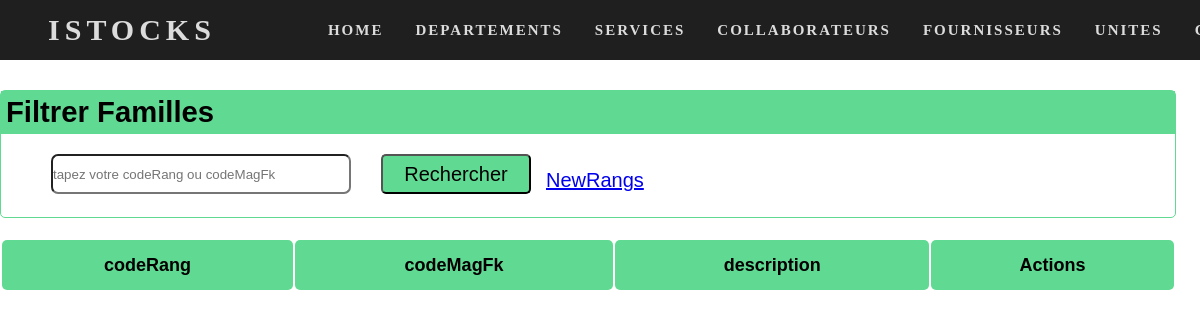
/Pages/GestionRangConsultation.php, run on an earlier commit of the app's database.
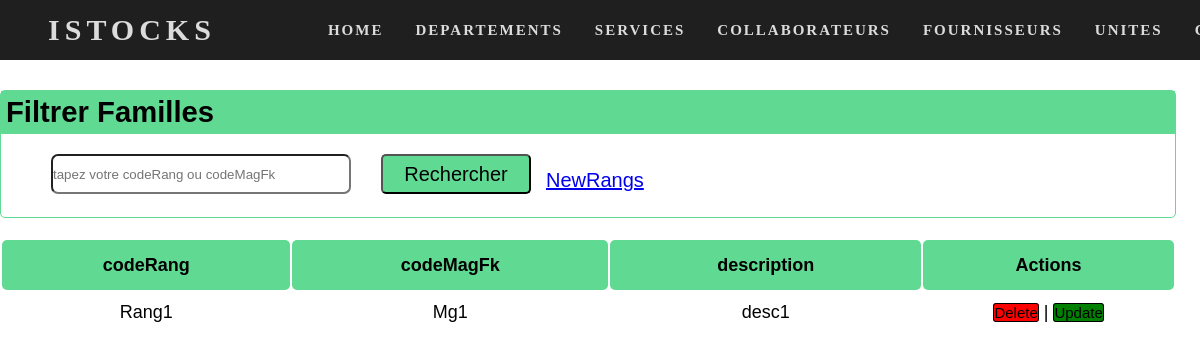
And on a later commit of the database.
### tables this page shows
create table Rangs(
    codeRang varchar(20),
    codeMagFk varchar(20) null,
    codeEntrFk varchar(20) null,
    description varchar(255),
     constraint pk primary key(codeRang,codeEntrFk)
);

### MyLibrery/connecter.php (called while the page is built, shortened)
<?php
function ExecuteReader($pdo,$req){
    return $pdo->query($req);
}
?>

### Pages/GestionRangConsultation.php (the view, shortened to what this page needs)
<?php
include("../myLibrery/head_istocks.php");
include("../myLibrery/connecter.php");
$dr_affiche=ExecuteReader($cnx,"select * from Rangs");
?>
<br><br><br><br><br>
<div class="back">
    <form action="GestionRangConsultation.php" method="get" id="frm">
         <div class="part1">
            <div class="title">
               <H3> Filtrer Familles </H3>
            </div>
            <div class="text">
              <input type="text" name="codeRang" id="txt" placeholder="tapez votre codeRang ou codeMagFk ">
             <input type="submit" name="btn" value="Rechercher" id="button" >
             <a href="GestionRangs.php" id="new">NewRangs</a>
             </div>
             </div>
             <table id="mytable" name="table">
                 <tr>
                   <th>codeRang</th>
                   <th>codeMagFk</th>
                   <th>description</th>
                   <th>Actions</th>
                 </tr>
                 <?php while($x=$dr_affiche->fetch()){?>
                <tr>
                    <td><?php echo($x['codeRang']); ?></td>
                    <td><?php echo($x['codeMagFk']); ?></td>
                    <td><?php echo($x['description']); ?></td>
                    <td>
                    <a href="supRang.php?codeRang=<?php echo($x['codeRang']); ?>&codeMagFk=<?php echo($x['codeMagFk']); ?>&codeEntrFk=<?php echo($x['codeEntrFk']); ?>" onclick="return confirm('veuillez vraiment suprimer <?php echo($x['codeRang']); ?>');" value="<?php echo($x['codeRang']); ?>" class="D">Delete</a> |
                     <a href="EditRang.php?codeRang=<?php echo($x['codeRang']); ?>&codeMagFk=<?php echo($x['codeMagFk']); ?>&codeEntrFk=<?php echo($x['codeEntrFk']); ?>"  onclick="return confirm('veuillez vraiment modifier <?php echo($x['codeRang']); ?>');" value="<?php echo($x['codeRang']); ?>" class="E" value="<?php echo($xtr['codeSrv']); ?>">Update</a>
                    </td>
                </tr>
               <?php }$dr_affiche->closeCursor(); ?>
             </table>
    </form>
</div>
</body>
</html>

What changed in the data, as far as the page shows it:
added rangs: codeRang "Rang1", codeMagFk "Mg1", description "desc1"
